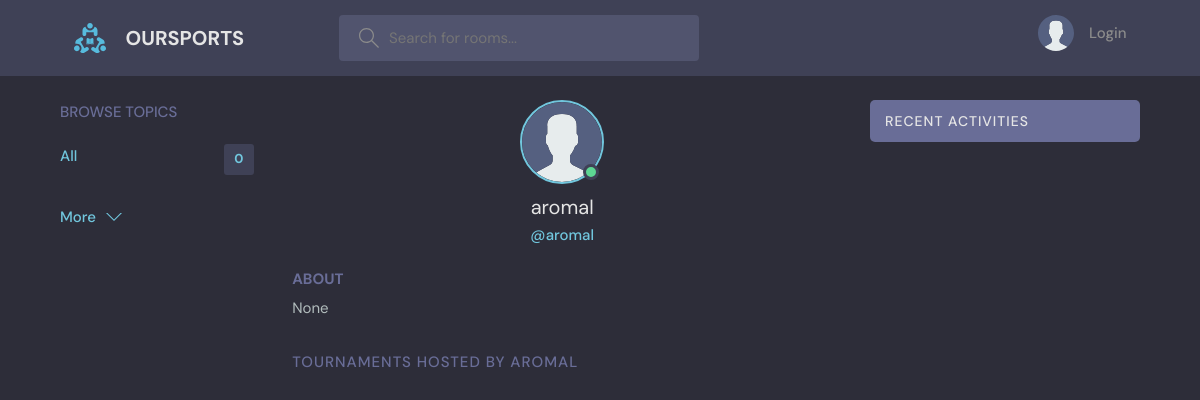
The app's page /profile/1/, older data.
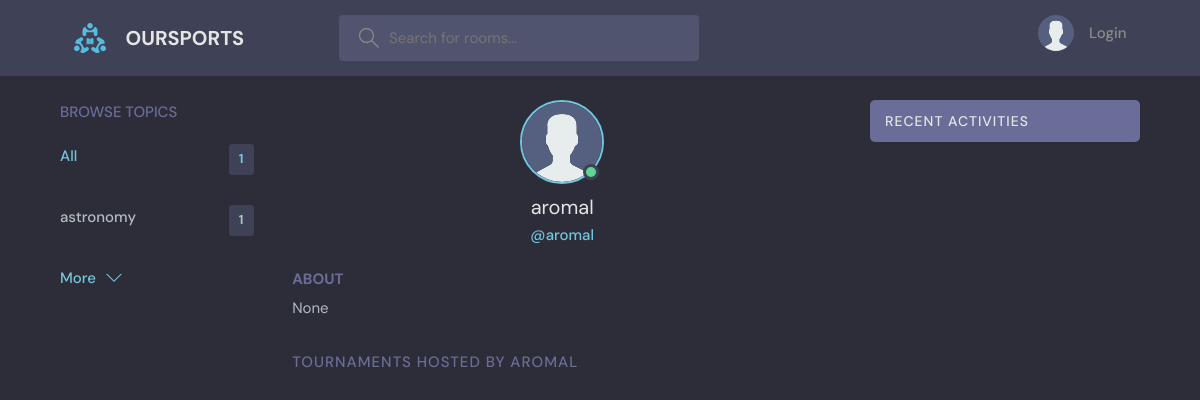
The same page, newer data.
### base/models.py (models this page shows, shortened)
class Topic(models.Model):
    name = models.CharField(max_length=200)

### base/views.py (the view)
# urls.py: path('profile/<str:pk>/',views.userProfile,name="user-profile"),
def userProfile(request,pk):
    user = User.objects.get(id=pk)
    rooms = user.room_set.all()
    room_messages = user.message_set.all()
    topics = Topic.objects.all()
    context = {'user': user,'rooms':rooms,'room_messages':room_messages,'topics':topics}
    return render (request,'base/profile.html',context)

### base/templates/base/profile.html (shortened to what this page needs)
{% extends  'main.html' %}
{% block content %}
  <main class="profile-page layout layout--3">
    <div class="container">
      {% include 'base/topics_component.html' %}
      <div class="roomList">
        <div class="profile">
          <div class="profile__avatar">
            <div class="avatar avatar--large active">
              <img src="{{user.avatar.url}}" />
            </div>
          </div>
          <div class="profile__info">
            <h3>{{user.username}}</h3>
            <p>@{{user.username}}</p>
          </div>
          <div class="profile__about">
            <h3>About</h3>
            <p>
              {{user.bio}}
            </p>
          </div>
        </div>
        <div class="roomList__header">
          <div>
            <h2>Tournaments hosted by {{user.username}}</a>
            </h2>
          </div>
        </div>
      </div>
      {% include 'base/activity_component.html' %}
    </div>
  </main>
</body>
</html>
{% endblock content %}

### base/templates/base/topics_component.html
<div class="topics">
    <div class="topics__header">
      <h2>Browse Topics</h2>
    </div>
    <ul class="topics__list">
      <li>
        <a href="{% url 'home' %}" class="active">All <span>{{topics.count}}</span></a>
      </li>
      {%  for topic in topics %}
      <li>
        <a href="{% url 'home' %}?q={{topic.name}}">{{topic.name}} <span>{{topic.room_set.all.count}}</span></a>
      </li>
      {% endfor %}
    </ul>
    <a class="btn btn--link" href="{% url 'topics' %}">
      More
      <svg version="1.1" xmlns="http://www.w3.org/2000/svg" width="32" height="32" viewBox="0 0 32 32">
        <title>chevron-down</title>
        <path d="M16 21l-13-13h-3l16 16 16-16h-3l-13 13z"></path>
      </svg>
    </a>
  </div>

Row changes from the older to the newer data that the page shows:
added Topic: name "astronomy", room_set.all.count "1"
Text that changed along with them:
{{ topics.count }}: "0" → "1"
